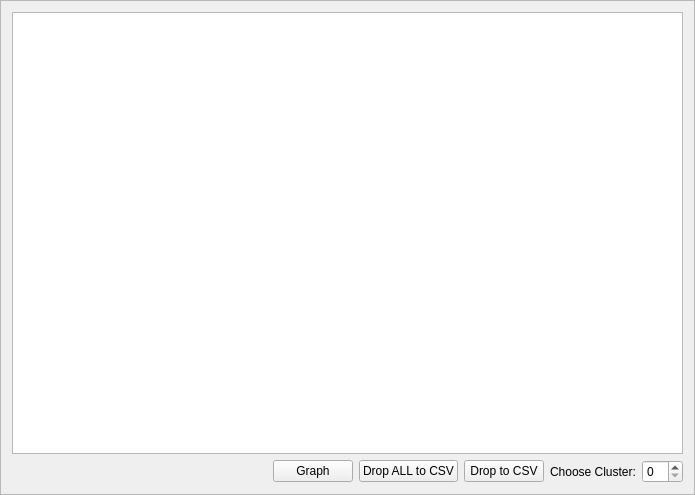
<?xml version="1.0" encoding="UTF-8"?>
<ui version="4.0">
 <class>ClusterViewer</class>
 <widget class="QFrame" name="ClusterViewer">
  <property name="geometry">
   <rect>
    <x>0</x>
    <y>0</y>
    <width>695</width>
    <height>495</height>
   </rect>
  </property>
  <property name="windowTitle">
   <string>Frame</string>
  </property>
  <property name="frameShape">
   <enum>QFrame::StyledPanel</enum>
  </property>
  <property name="frameShadow">
   <enum>QFrame::Raised</enum>
  </property>
  <layout class="QVBoxLayout" name="verticalLayout">
   <item>
    <widget class="QTableView" name="tableView"/>
   </item>
   <item>
    <layout class="QHBoxLayout" name="horizontalLayout">
     <item>
      <spacer name="horizontalSpacer">
       <property name="orientation">
        <enum>Qt::Horizontal</enum>
       </property>
       <property name="sizeHint" stdset="0">
        <size>
         <width>40</width>
         <height>20</height>
        </size>
       </property>
      </spacer>
     </item>
     <item>
      <widget class="QPushButton" name="pushButton">
       <property name="text">
        <string>Graph</string>
       </property>
      </widget>
     </item>
     <item>
      <widget class="QPushButton" name="da2csv">
       <property name="text">
        <string>Drop ALL to CSV</string>
       </property>
      </widget>
     </item>
     <item>
      <widget class="QPushButton" name="d2csv">
       <property name="text">
        <string>Drop to CSV</string>
       </property>
      </widget>
     </item>
     <item>
      <widget class="QLabel" name="label">
       <property name="text">
        <string>Choose Cluster:</string>
       </property>
      </widget>
     </item>
     <item>
      <widget class="QSpinBox" name="spinBox"/>
     </item>
    </layout>
   </item>
  </layout>
 </widget>
 <resources/>
 <connections/>
</ui>
